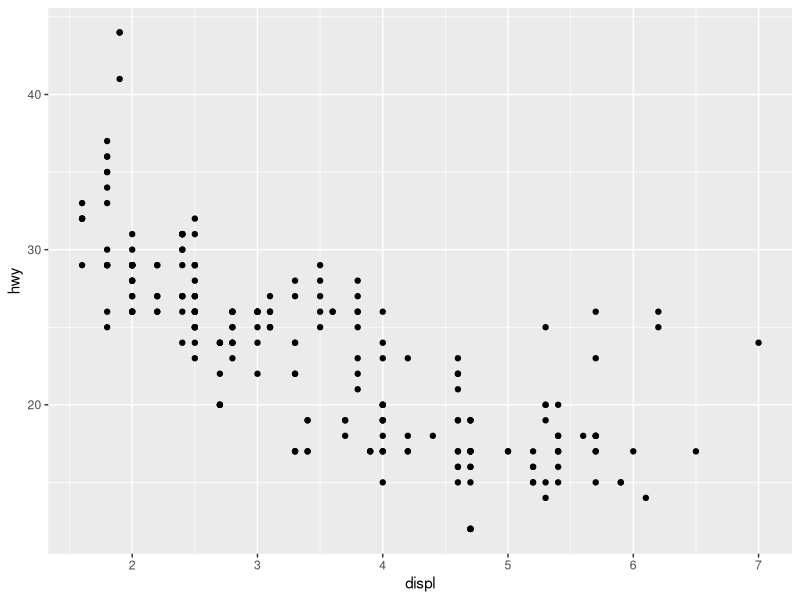
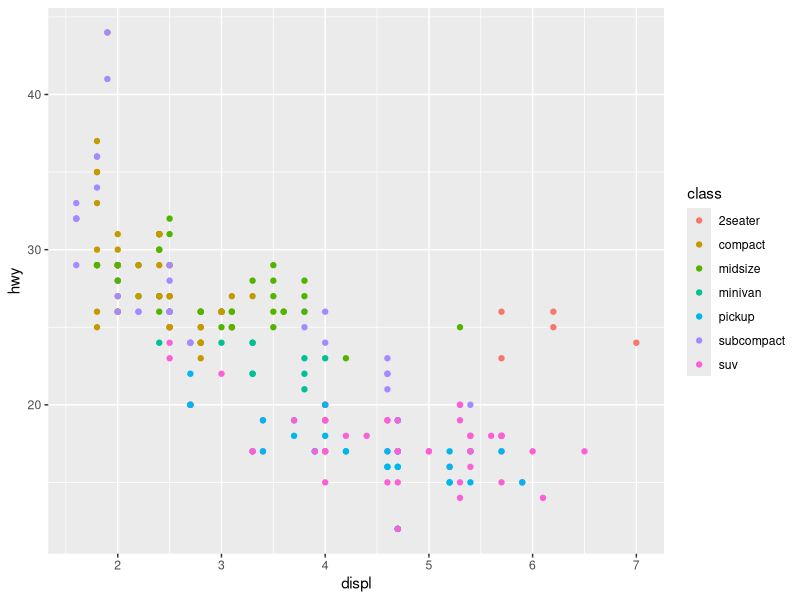
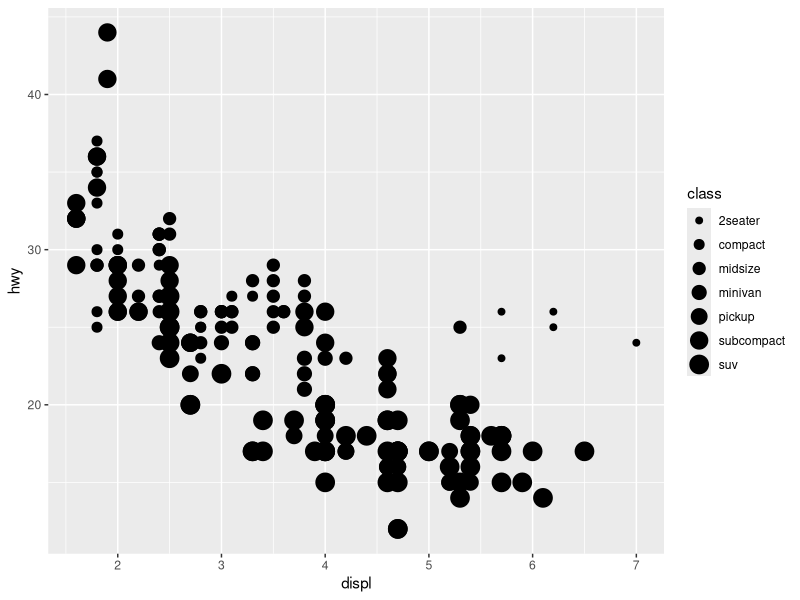
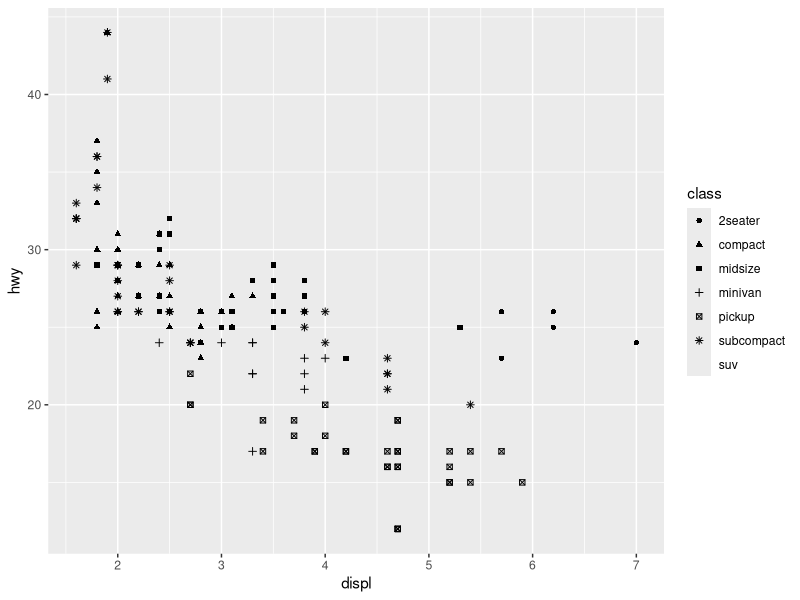
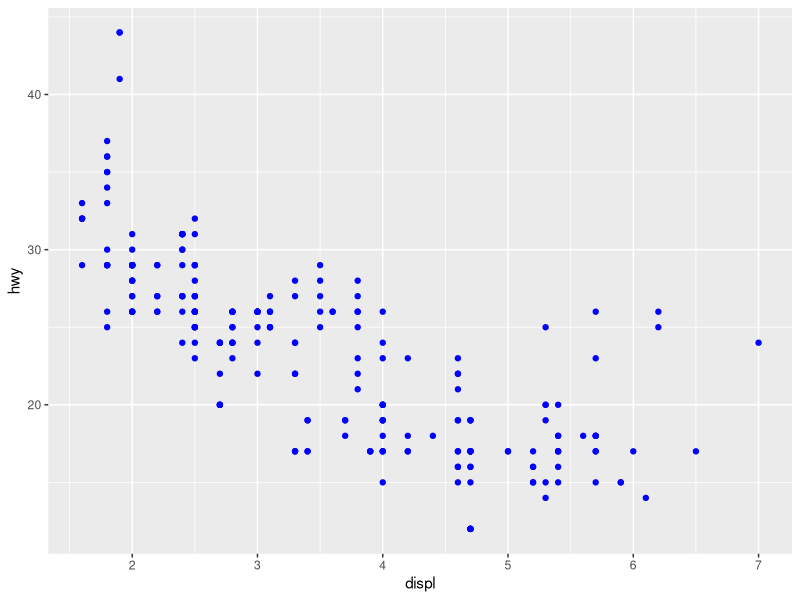
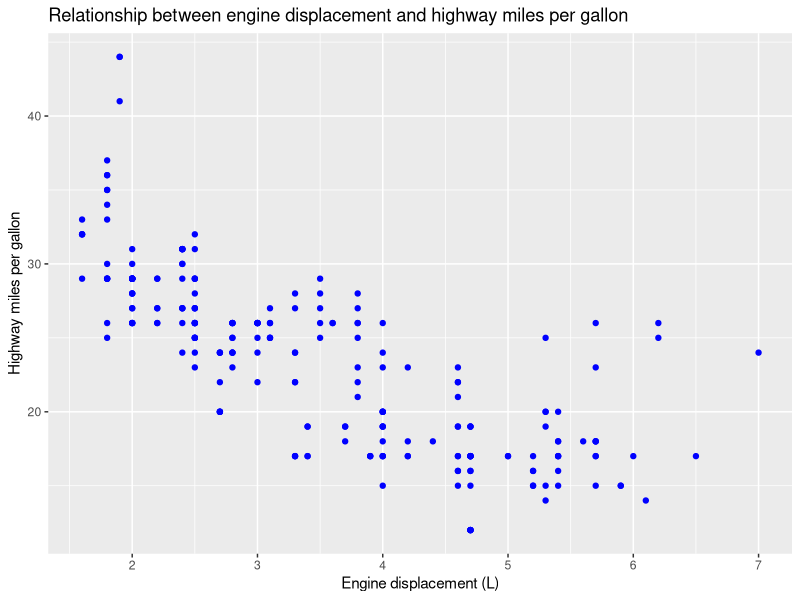
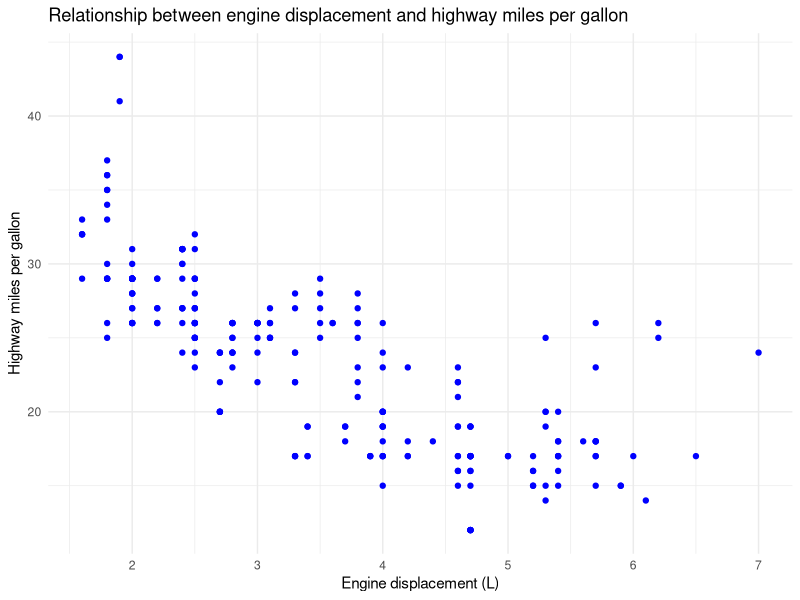
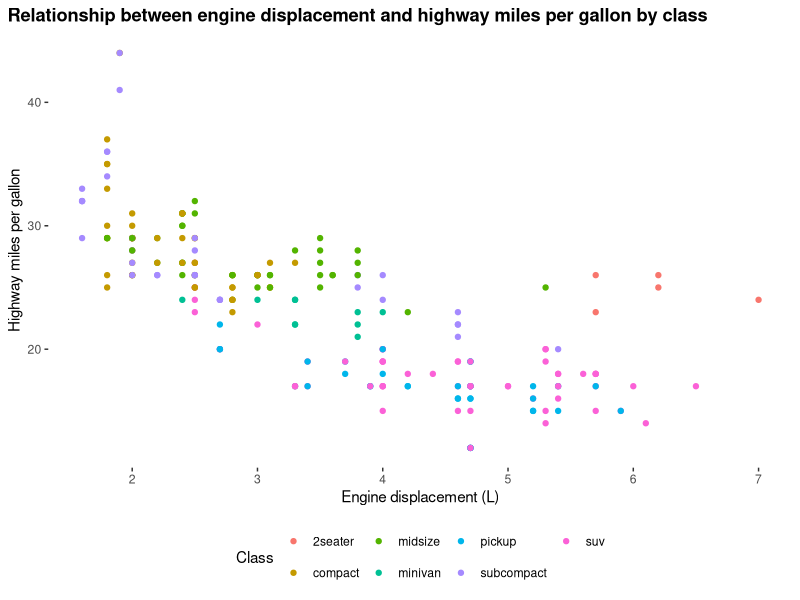

R code for these plots, in order:
## ---- chunk 1
#| echo: true

1 + 2
## ---- chunk 2
#| echo: true

sum(1, 2)
## ---- chunk 3

## ---- chunk 4
#| eval: true

ggplot2::mpg |> 
  head() |> 
  dplyr::select(1:5) |> 
  knitr::kable()
## ---- chunk 5
?mpg
## ---- chunk 6
#| echo: true

library(ggplot2)

ggplot(data = mpg) + 
  geom_point(mapping = aes(x = displ, y = hwy))
## ---- chunk 7
#| echo: true

ggplot(data = mpg) + 
  geom_point(mapping = aes(x = displ, y = hwy, color = class))
## ---- chunk 8
#| echo: true

ggplot(data = mpg) + 
  geom_point(mapping = aes(x = displ, y = hwy, size = class))
## ---- chunk 9
#| echo: true

ggplot(data = mpg) + 
  geom_point(mapping = aes(x = displ, y = hwy, shape = class))
## ---- chunk 10
#| echo: true

ggplot(data = mpg) + 
  geom_point(mapping = aes(x = displ, y = hwy), color = "blue")
## ---- chunk 11
ggplot(data = mpg) + 
  geom_point(mapping = aes(x = displ, y = hwy), color = "blue") + 
  labs(
    title = "Relationship between engine displacement and highway miles per gallon",
    x = "Engine displacement (L)",
    y = "Highway miles per gallon"
  )
## ---- chunk 12
ggplot(data = mpg) + 
  geom_point(mapping = aes(x = displ, y = hwy), color = "blue") + 
  theme_minimal() + 
  labs(
    title = "Relationship between engine displacement and highway miles per gallon",
    x = "Engine displacement (L)",
    y = "Highway miles per gallon"
  )
## ---- chunk 13
ggplot(data = mpg) + 
  geom_point(mapping = aes(x = displ, y = hwy, color = class)) + 
  theme(
    legend.position = "bottom",
    panel.grid = element_blank(),
    panel.background = element_blank(),
    plot.title.position = "plot",
    plot.title = element_text(face = "bold")
  ) + 
  labs(
    title = "Relationship between engine displacement and highway miles per gallon by class",
    x = "Engine displacement (L)",
    y = "Highway miles per gallon",
    color = "Class"
  )
## ---- chunk 14
#| echo: true

ggplot(data = mpg) + 
  geom_point(mapping = aes(x = displ, y = hwy, color = "blue"))
## ---- chunk 15
#| echo: true

ggplot(data = mpg) + 
  geom_point(mapping = aes(x = displ, y = hwy)) + 
  facet_wrap(~ class, nrow = 2)
## ---- chunk 16
#| echo: true

ggplot(data = mpg) + 
  geom_point(mapping = aes(x = displ, y = hwy)) + 
  facet_grid(drv ~ cyl)
## ---- chunk 17
#| echo: true

ggplot(data = mpg, mapping = aes(x = displ, y = hwy)) + 
  geom_point() + 
  geom_smooth(method = "lm", se = F)
## ---- chunk 18
#| echo: true

ggplot(data = mpg, mapping = aes(x = displ, y = hwy, color = drv)) + 
  geom_point() + 
  geom_smooth(method = "lm", se = F) + 
  theme_minimal()
